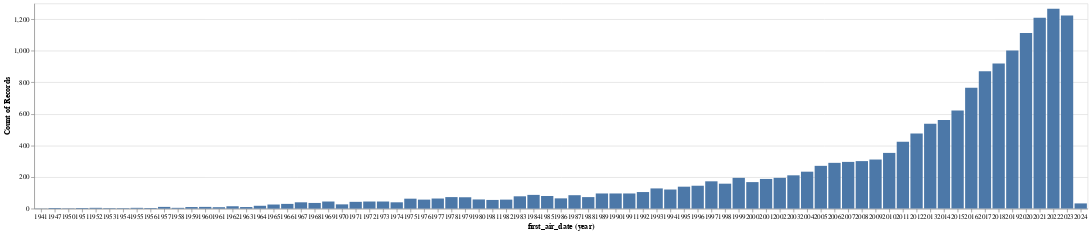

The cell this chart's notebook holds for it:
### Code cell
alt.Chart(tvseries_df).mark_bar().encode(
    x='year(first_air_date):O',
    y='count()',
    tooltip='count()',
).interactive()

### Figure 1 — Vega specification as saved in the notebook (floating-point values rounded to 4 significant figures)
{"$schema": "https://vega.github.io/schema/vega/v5.json", "data": [{"name": "param_2_store"}, {"name": "source_0", "values": [{"__count": 423, "year_first_air_date": "2011-01-01T00:00:00.000"}, {"__count": 870, "year_first_air_date": "2017-01-01T00:00:00.000"}, {"__count": 765, "year_first_air_date": "2016-01-01T00:00:00.000"}, {"__count": 353, "year_first_air_date": "2010-01-01T00:00:00.000"}, {"__count": 1209, "year_first_air_date": "2021-01-01T00:00:00.000"}, {"__count": 301, "year_first_air_date": "2008-01-01T00:00:00.000"}, {"__count": 562, "year_first_air_date": "2014-01-01T00:00:00.000"}, {"__count": 296, "year_first_air_date": "2007-01-01T00:00:00.000"}, {"__count": 271, "year_first_air_date": "2005-01-01T00:00:00.000"}, {"__count": 1001, "year_first_air_date": "2019-01-01T00:00:00.000"}, {"__count": 96, "year_first_air_date": "1989-01-01T00:00:00.000"}, {"__count": 537, "year_first_air_date": "2013-01-01T00:00:00.000"}, {"__count": 919, "year_first_air_date": "2018-01-01T00:00:00.000"}, {"__count": 311, "year_first_air_date": "2009-01-01T00:00:00.000"}, {"__count": 1266, "year_first_air_date": "2022-01-01T00:00:00.000"}, {"__count": 121, "year_first_air_date": "1994-01-01T00:00:00.000"}, {"__count": 234, "year_first_air_date": "2004-01-01T00:00:00.000"}, {"__count": 476, "year_first_air_date": "2012-01-01T00:00:00.000"}, {"__count": 621, "year_first_air_date": "2015-01-01T00:00:00.000"}, {"__count": 1223, "year_first_air_date": "2023-01-01T00:00:00.000"}, {"__count": 168, "year_first_air_date": "2000-01-01T00:00:00.000"}, {"__count": 195, "year_first_air_date": "1999-01-01T00:00:00.000"}, {"__count": 173, "year_first_air_date": "1997-01-01T00:00:00.000"}, {"__count": 1112, "year_first_air_date": "2020-01-01T00:00:00.000"}, {"__count": 188, "year_first_air_date": "2001-01-01T00:00:00.000"}, {"__count": 290, "year_first_air_date": "2006-01-01T00:00:00.000"}, {"__count": 211, "year_first_air_date": "2003-01-01T00:00:00.000"}, {"__count": 96, "year_first_air_date": "1990-01-01T00:00:00.000"}, {"__count": 128, "year_first_air_date": "1993-01-01T00:00:00.000"}, {"__count": 158, "year_first_air_date": "1998-01-01T00:00:00.000"}, {"__count": 195, "year_first_air_date": "2002-01-01T00:00:00.000"}, {"__count": 45, "year_first_air_date": "1973-01-01T00:00:00.000"}, {"__count": 105, "year_first_air_date": "1992-01-01T00:00:00.000"}, {"__count": 85, "year_first_air_date": "1987-01-01T00:00:00.000"}, {"__count": 139, "year_first_air_date": "1995-01-01T00:00:00.000"}, {"__count": 30, "year_first_air_date": "1966-01-01T00:00:00.000"}, {"__count": 63, "year_first_air_date": "1975-01-01T00:00:00.000"}, {"__count": 65, "year_first_air_date": "1986-01-01T00:00:00.000"}, {"__count": 145, "year_first_air_date": "1996-01-01T00:00:00.000"}, {"__count": 96, "year_first_air_date": "1991-01-01T00:00:00.000"}, {"__count": 73, "year_first_air_date": "1988-01-01T00:00:00.000"}, {"__count": 78, "year_first_air_date": "1983-01-01T00:00:00.000"}, {"__count": 80, "year_first_air_date": "1985-01-01T00:00:00.000"}, {"__count": 40, "year_first_air_date": "1974-01-01T00:00:00.000"}, {"__count": 11, "year_first_air_date": "1960-01-01T00:00:00.000"}, {"__count": 10, "year_first_air_date": "1959-01-01T00:00:00.000"}, {"__count": 26, "year_first_air_date": "1965-01-01T00:00:00.000"}, {"__count": 45, "year_first_air_date": "1969-01-01T00:00:00.000"}, {"__count": 18, "year_first_air_date": "1964-01-01T00:00:00.000"}, {"__count": 43, "year_first_air_date": "1971-01-01T00:00:00.000"}, {"__count": 45, "year_first_air_date": "1972-01-01T00:00:00.000"}, {"__count": 57, "year_first_air_date": "1976-01-01T00:00:00.000"}, {"__count": 10, "year_first_air_date": "1963-01-01T00:00:00.000"}, {"__count": 64, "year_first_air_date": "1977-01-01T00:00:00.000"}, {"__count": 15, "year_first_air_date": "1962-01-01T00:00:00.000"}, {"__count": 87, "year_first_air_date": "1984-01-01T00:00:00.000"}, {"__count": 58, "year_first_air_date": "1980-01-01T00:00:00.000"}, {"__count": 57, "year_first_air_date": "1982-01-01T00:00:00.000"}, {"__count": 72, "year_first_air_date": "1979-01-01T00:00:00.000"}, {"__count": 5, "year_first_air_date": "1958-01-01T00:00:00.000"}, {"__count": 73, "year_first_air_date": "1978-01-01T00:00:00.000"}, {"__count": 4, "year_first_air_date": "1951-01-01T00:00:00.000"}, {"__count": 5, "year_first_air_date": "1955-01-01T00:00:00.000"}, {"__count": 40, "year_first_air_date": "1967-01-01T00:00:00.000"}, {"__count": 55, "year_first_air_date": "1981-01-01T00:00:00.000"}, {"__count": 9, "year_first_air_date": "1961-01-01T00:00:00.000"}, {"__count": 11, "year_first_air_date": "1957-01-01T00:00:00.000"}, {"__count": 27, "year_first_air_date": "1970-01-01T00:00:00.000"}, {"__count": 36, "year_first_air_date": "1968-01-01T00:00:00.000"}, {"__count": 5, "year_first_air_date": "1952-01-01T00:00:00.000"}, {"__count": 4, "year_first_air_date": "1956-01-01T00:00:00.000"}, {"__count": 1, "year_first_air_date": "1941-01-01T00:00:00.000"}, {"__count": 3, "year_first_air_date": "1953-01-01T00:00:00.000"}, {"__count": 4, "year_first_air_date": "1947-01-01T00:00:00.000"}, {"__count": 2, "year_first_air_date": "1950-01-01T00:00:00.000"}, {"__count": 3, "year_first_air_date": "1954-01-01T00:00:00.000"}, {"__count": 33, "year_first_air_date": "2024-01-01T00:00:00.000"}], "transform": [{"type": "formula", "expr": "toDate(datum['year_first_air_date'])", "as": "year_first_air_date"}]}, {"name": "source_0_x_domain_year_first_air_date", "values": [{"year_first_air_date": "2011-01-01T00:00:00.000"}, {"year_first_air_date": "2017-01-01T00:00:00.000"}, {"year_first_air_date": "2016-01-01T00:00:00.000"}, {"year_first_air_date": "2010-01-01T00:00:00.000"}, {"year_first_air_date": "2021-01-01T00:00:00.000"}, {"year_first_air_date": "2008-01-01T00:00:00.000"}, {"year_first_air_date": "2014-01-01T00:00:00.000"}, {"year_first_air_date": "2007-01-01T00:00:00.000"}, {"year_first_air_date": "2005-01-01T00:00:00.000"}, {"year_first_air_date": "2019-01-01T00:00:00.000"}, {"year_first_air_date": "1989-01-01T00:00:00.000"}, {"year_first_air_date": "2013-01-01T00:00:00.000"}, {"year_first_air_date": "2018-01-01T00:00:00.000"}, {"year_first_air_date": "2009-01-01T00:00:00.000"}, {"year_first_air_date": "2022-01-01T00:00:00.000"}, {"year_first_air_date": "1994-01-01T00:00:00.000"}, {"year_first_air_date": "2004-01-01T00:00:00.000"}, {"year_first_air_date": "2012-01-01T00:00:00.000"}, {"year_first_air_date": "2015-01-01T00:00:00.000"}, {"year_first_air_date": "2023-01-01T00:00:00.000"}, {"year_first_air_date": "2000-01-01T00:00:00.000"}, {"year_first_air_date": "1999-01-01T00:00:00.000"}, {"year_first_air_date": "1997-01-01T00:00:00.000"}, {"year_first_air_date": "2020-01-01T00:00:00.000"}, {"year_first_air_date": "2001-01-01T00:00:00.000"}, {"year_first_air_date": "2006-01-01T00:00:00.000"}, {"year_first_air_date": "2003-01-01T00:00:00.000"}, {"year_first_air_date": "1990-01-01T00:00:00.000"}, {"year_first_air_date": "1993-01-01T00:00:00.000"}, {"year_first_air_date": "1998-01-01T00:00:00.000"}, {"year_first_air_date": "2002-01-01T00:00:00.000"}, {"year_first_air_date": "1973-01-01T00:00:00.000"}, {"year_first_air_date": "1992-01-01T00:00:00.000"}, {"year_first_air_date": "1987-01-01T00:00:00.000"}, {"year_first_air_date": "1995-01-01T00:00:00.000"}, {"year_first_air_date": "1966-01-01T00:00:00.000"}, {"year_first_air_date": "1975-01-01T00:00:00.000"}, {"year_first_air_date": "1986-01-01T00:00:00.000"}, {"year_first_air_date": "1996-01-01T00:00:00.000"}, {"year_first_air_date": "1991-01-01T00:00:00.000"}, {"year_first_air_date": "1988-01-01T00:00:00.000"}, {"year_first_air_date": "1983-01-01T00:00:00.000"}, {"year_first_air_date": "1985-01-01T00:00:00.000"}, {"year_first_air_date": "1974-01-01T00:00:00.000"}, {"year_first_air_date": "1960-01-01T00:00:00.000"}, {"year_first_air_date": "1959-01-01T00:00:00.000"}, {"year_first_air_date": "1965-01-01T00:00:00.000"}, {"year_first_air_date": "1969-01-01T00:00:00.000"}, {"year_first_air_date": "1964-01-01T00:00:00.000"}, {"year_first_air_date": "1971-01-01T00:00:00.000"}, {"year_first_air_date": "1972-01-01T00:00:00.000"}, {"year_first_air_date": "1976-01-01T00:00:00.000"}, {"year_first_air_date": "1963-01-01T00:00:00.000"}, {"year_first_air_date": "1977-01-01T00:00:00.000"}, {"year_first_air_date": "1962-01-01T00:00:00.000"}, {"year_first_air_date": "1984-01-01T00:00:00.000"}, {"year_first_air_date": "1980-01-01T00:00:00.000"}, {"year_first_air_date": "1982-01-01T00:00:00.000"}, {"year_first_air_date": "1979-01-01T00:00:00.000"}, {"year_first_air_date": "1958-01-01T00:00:00.000"}, {"year_first_air_date": "1978-01-01T00:00:00.000"}, {"year_first_air_date": "1951-01-01T00:00:00.000"}, {"year_first_air_date": "1955-01-01T00:00:00.000"}, {"year_first_air_date": "1967-01-01T00:00:00.000"}, {"year_first_air_date": "1981-01-01T00:00:00.000"}, {"year_first_air_date": "1961-01-01T00:00:00.000"}, {"year_first_air_date": "1957-01-01T00:00:00.000"}, {"year_first_air_date": "1970-01-01T00:00:00.000"}, {"year_first_air_date": "1968-01-01T00:00:00.000"}, {"year_first_air_date": "1952-01-01T00:00:00.000"}, {"year_first_air_date": "1956-01-01T00:00:00.000"}, {"year_first_air_date": "1941-01-01T00:00:00.000"}, {"year_first_air_date": "1953-01-01T00:00:00.000"}, {"year_first_air_date": "1947-01-01T00:00:00.000"}, {"year_first_air_date": "1950-01-01T00:00:00.000"}, {"year_first_air_date": "1954-01-01T00:00:00.000"}, {"year_first_air_date": "2024-01-01T00:00:00.000"}], "transform": [{"type": "formula", "expr": "toDate(datum['year_first_air_date'])", "as": "year_first_air_date"}]}, {"name": "source_0_y_domain___count", "values": [{"min": 1, "max": 1266}]}], "signals": [{"name": "x_step", "value": 20}, {"name": "width", "update": "bandspace(domain('x').length, 0.1, 0.05) * x_step"}, {"name": "unit", "value": {}, "on": [{"events": "pointermove", "update": "isTuple(group()) ? group() : unit"}]}, {"name": "param_2", "update": "vlSelectionResolve(\"param_2_store\", \"union\")"}, {"name": "param_2_year_first_air_date", "on": [{"events": [{"source": "view", "type": "dblclick"}], "update": "null"}, {"events": {"signal": "param_2_translate_delta"}, "update": "panLinear(param_2_translate_anchor.extent_x, -param_2_translate_delta.x / width)"}, {"events": {"signal": "param_2_zoom_delta"}, "update": "zoomLinear(domain(\"x\"), param_2_zoom_anchor.x, param_2_zoom_delta)"}]}, {"name": "param_2_tuple", "on": [{"events": [{"signal": "param_2_year_first_air_date"}], "update": "param_2_year_first_air_date ? {unit: \"\", fields: param_2_tuple_fields, values: [param_2_year_first_air_date]} : null"}]}, {"name": "param_2_tuple_fields", "value": [{"field": "year_first_air_date", "channel": "x", "type": "E"}]}, {"name": "param_2_translate_anchor", "value": {}, "on": [{"events": [{"source": "scope", "type": "pointerdown"}], "update": "{x: x(unit), y: y(unit), extent_x: domain(\"x\")}"}]}, {"name": "param_2_translate_delta", "value": {}, "on": [{"events": [{"source": "window", "between": [{"source": "scope", "type": "pointerdown"}, {"source": "window", "type": "pointerup"}], "type": "pointermove", "consume": true}], "update": "{x: param_2_translate_anchor.x - x(unit), y: param_2_translate_anchor.y - y(unit)}"}]}, {"name": "param_2_zoom_anchor", "on": [{"events": [{"source": "scope", "consume": true, "type": "wheel"}], "update": "{x: invert(\"x\", x(unit)), y: invert(\"y\", y(unit))}"}]}, {"name": "param_2_zoom_delta", "on": [{"events": [{"source": "scope", "type": "wheel", "consume": true}], "update": "pow(1.001, event.deltaY * pow(16, event.deltaMode))", "force": true}]}, {"name": "param_2_modify", "on": [{"events": {"signal": "param_2_tuple"}, "update": "modify(\"param_2_store\", param_2_tuple, true)"}]}], "marks": [{"type": "rect", "name": "marks", "from": {"data": "source_0"}, "encode": {"update": {"y2": {"value": 0, "scale": "y"}, "ariaRoleDescription": {"value": "bar"}, "tooltip": {"signal": "format(datum[\"__count\"], \"\")"}, "description": {"signal": "\"first_air_date (year): \" + (timeFormat(datum[\"year_first_air_date\"], timeUnitSpecifier([\"year\"], {\"year-month\":\"%b %Y \",\"year-month-date\":\"%b %d, %Y \"}))) + \"; Count of Records: \" + (format(datum[\"__count\"], \"\"))"}, "x": {"field": "year_first_air_date", "scale": "x"}, "width": {"signal": "max(0.25, bandwidth('x'))"}, "y": {"field": "__count", "scale": "y"}, "fill": {"value": "#4c78a8"}}}, "style": ["bar"], "interactive": true}], "scales": [{"name": "x", "type": "band", "domain": {"data": "source_0_x_domain_year_first_air_date", "field": "year_first_air_date", "sort": true}, "range": {"step": {"signal": "x_step"}}, "paddingOuter": 0.05, "paddingInner": 0.1}, {"name": "y", "type": "linear", "domain": [{"signal": "(data(\"source_0_y_domain___count\")[0] || {}).min"}, {"signal": "(data(\"source_0_y_domain___count\")[0] || {}).max"}], "range": [{"signal": "height"}, 0], "nice": true, "zero": true}], "axes": [{"scale": "y", "zindex": 0, "grid": true, "domain": false, "labels": false, "maxExtent": 0, "orient": "left", "minExtent": 0, "ticks": false, "aria": false, "tickCount": {"signal": "ceil(height/40)"}, "gridScale": "x"}, {"scale": "x", "formatType": "time", "labelOverlap": true, "grid": false, "orient": "bottom", "title": "first_air_date (year)", "format": {"signal": "timeUnitSpecifier([\"year\"], {\"year-month\":\"%b %Y \",\"year-month-date\":\"%b %d, %Y \"})"}, "zindex": 0, "tickMinStep": {"signal": "datetime(2002, 0, 1, 0, 0, 0, 0) - datetime(2001, 0, 1, 0, 0, 0, 0)"}}, {"scale": "y", "grid": false, "tickCount": {"signal": "ceil(height/40)"}, "title": "Count of Records", "orient": "left", "labelOverlap": true, "zindex": 0}], "height": 300, "style": "cell", "padding": 5, "background": "white"}
